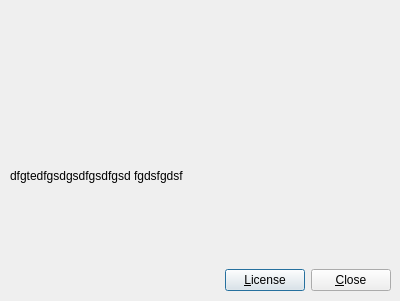
<?xml version="1.0" encoding="UTF-8"?>
<ui version="4.0">
 <class>Dialog</class>
 <widget class="QDialog" name="Dialog">
  <property name="geometry">
   <rect>
    <x>0</x>
    <y>0</y>
    <width>400</width>
    <height>301</height>
   </rect>
  </property>
  <property name="windowTitle">
   <string>Dialog</string>
  </property>
  <widget class="QLabel" name="label">
   <property name="geometry">
    <rect>
     <x>10</x>
     <y>100</y>
     <width>381</width>
     <height>151</height>
    </rect>
   </property>
   <property name="text">
    <string>dfgtedfgsdgsdfgsdfgsd fgdsfgdsf</string>
   </property>
  </widget>
  <widget class="QWidget" name="horizontalLayoutWidget">
   <property name="geometry">
    <rect>
     <x>0</x>
     <y>260</y>
     <width>391</width>
     <height>41</height>
    </rect>
   </property>
   <layout class="QHBoxLayout" name="horizontalLayout">
    <item>
     <spacer name="horizontalSpacer">
      <property name="orientation">
       <enum>Qt::Horizontal</enum>
      </property>
      <property name="sizeHint" stdset="0">
       <size>
        <width>40</width>
        <height>20</height>
       </size>
      </property>
     </spacer>
    </item>
    <item>
     <widget class="QPushButton" name="pushButton">
      <property name="text">
       <string>&amp;License</string>
      </property>
     </widget>
    </item>
    <item>
     <widget class="QPushButton" name="pushButton_2">
      <property name="text">
       <string>&amp;Close</string>
      </property>
     </widget>
    </item>
   </layout>
  </widget>
 </widget>
 <resources/>
 <connections/>
</ui>
